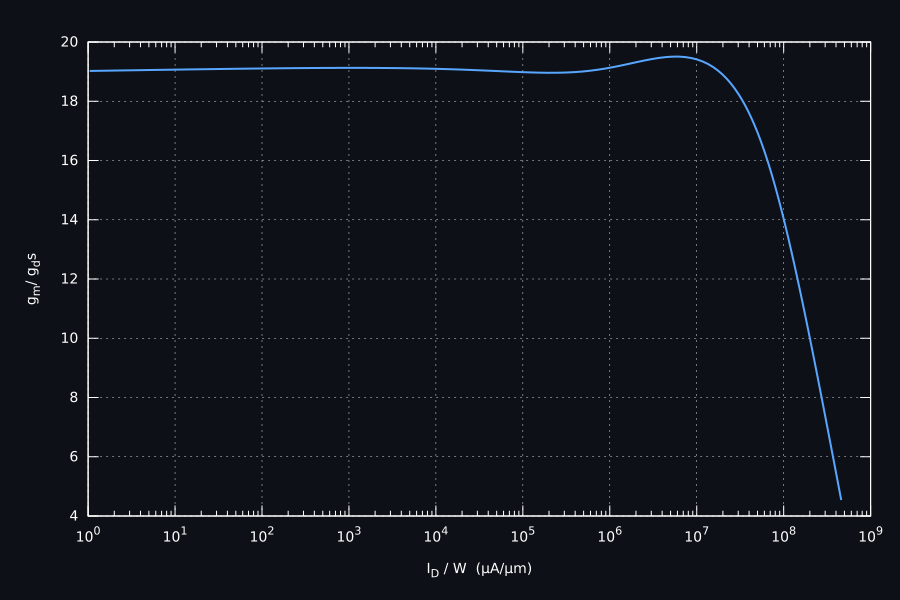

Recreate this plot in gnuplot.

set terminal svg size 900,600 enhanced font "DejaVu Sans,14"  background rgb "#0d1117"
set output "gm_gds_vs_id_w.svg"

set border lc rgb "#ffffff"
set tics textcolor rgb "#ffffff"
set xlabel "I_D / W  (µA/µm)" textcolor rgb "#ffffff"
set ylabel "g_m / g_ds" textcolor rgb "#ffffff"

set grid lc rgb "#dddddd" lw 0.5
set logscale x
set format x "10^{%T}"

set lmargin 9
set rmargin 3
set tmargin 2
set bmargin 4

plot "nmos_lmin_tt.dat" using 4:6 \
     with lines lw 2 lc rgb "#58a6ff" notitle
